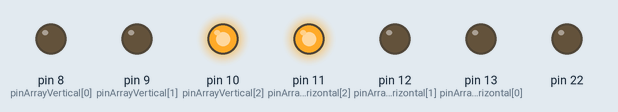
Bench run of a sketch on a simulated Arduino Uno, built with avr-gcc and run on an emulated ATmega328P. Parts: output pins drawn as LEDs (lit = HIGH).

Above: at 0.5 s.
At 4.5 s:
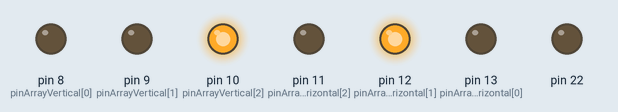
At 8.0 s:
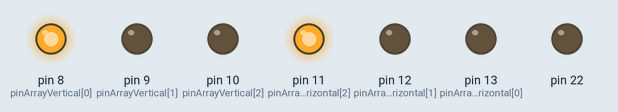
At 10.5 s:
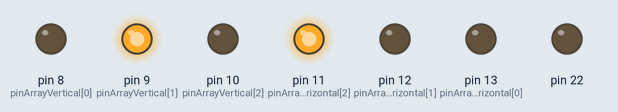
At 14.0 s:
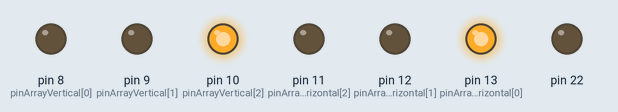
Timing chart, 0 to 15.6 s (numbered marks = the images above):
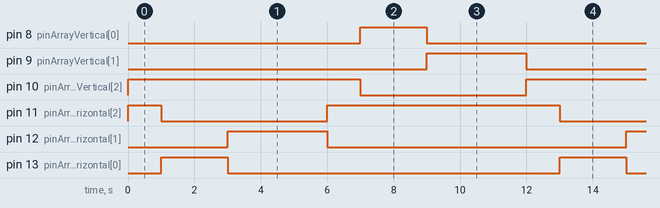

The sketch:

4WayIntersection_Sketch.ino
```cpp
/*
 * 4 Way Intersection
 *
 * Controls the three colors of lights (RED,YELLOW,GREEN) at a four-way intersection.
 *
 * There can never be an overlap of directions that would cause an accident:
 *    -If there is a GREEN light, the directions that cross it can only be RED
 *    -A light must be YELLOW for a minimum of three seconds before it can pass from GREEN to RED
 */
// Create an array that contains the pin locations for each light in the group
// Groupings must remain the same amount
int pinArrayHorizontal[]={13,12,11};        // 13 - Green, 12 - Yellow, 11 - Red
int pinArrayVertical[]={8,9,10};            // 8 - Green, 9 - Yellow, 10 - Red
int lenArray=sizeof(pinArrayHorizontal)/sizeof(pinArrayHorizontal[0]);    // Number of lights in group
int lightValues[]={0,0,0};                 // Hold high/low values for the channels

// initialize digital pins as output
void setOutputMode(int lenArray)
{
  for(int i = 0; i<=lenArray; ++i)
  {
    pinMode(pinArrayHorizontal[i], OUTPUT);   // Set group of channels to output
    pinMode(pinArrayVertical[i],OUTPUT);
  }
}

// Run through the channel group passed in (Green,Yellow,Red)
void lightControl(int lightPos, int pinArray[], int lenArray)
{
  lightValues[lightPos]=1;                    // The HIGH channel is determined by the light position passed in
  for(int i = 0; i<lenArray; ++i)
  {
  digitalWrite(pinArray[i], lightValues[i]);  // Sets the HIGH/LOW value in sequence
  }
  lightValues[lightPos]=0;                    // Sets the HIGH channel value back to LOW so the array is default LOW
}

//  Controls delay between light changes and which light is on next
void activateLights(int lightPos, int pinArray[], int lenArray)
{
  for (int i=0;i<lenArray; ++i)
  {
    delay((i*1000)+1000);                             // Variable delay adds 1 sec for each subsequent light in the group
    lightControl(lightPos,pinArray,lenArray);         // Switch location of active lights
    ++lightPos;                                       // Increments to next light position
  }
}

void setup()
{
  Serial.begin(9600); // open the serial port at 9600 bps

  int lightPos=2;             // Initial setup must have Red lights for each grouping
  setOutputMode(lenArray);

  //initialize all groupings to Red light
  lightControl(lightPos,pinArrayHorizontal,lenArray);
  lightControl(lightPos,pinArrayVertical,lenArray);
}

void loop()
{
  int lightPos=0;     // Starts with the first position each loop

  activateLights(lightPos,pinArrayHorizontal,lenArray);
  activateLights(lightPos,pinArrayVertical,lenArray);
}
```

Measured:
- by itself, pin 8 (pinArrayVertical[0]), pin 13 (pinArrayHorizontal[0]): alternates HIGH for 2.0 s and LOW for 10.0 s
- by itself, pin 9 (pinArrayVertical[1]), pin 12 (pinArrayHorizontal[1]): alternates HIGH for 3.0 s and LOW for 9.0 s
- by itself, pin 10 (pinArrayVertical[2]), pin 11 (pinArrayHorizontal[2]): alternates HIGH for 7.0 s and LOW for 5.0 s
